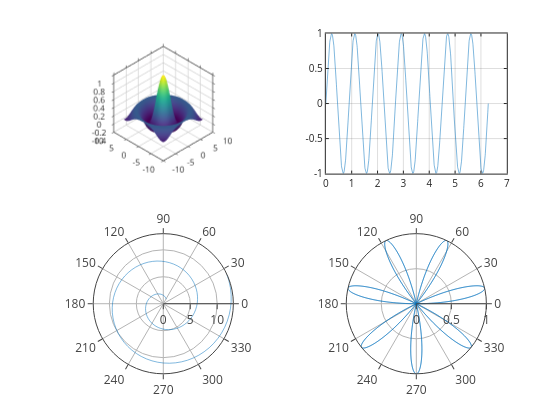

The cell this chart's notebook holds for it:
### Markdown cell above
## Advanced plots using [Plotly](https://github.com/plotly/plotly.js), with zoom, cursors, and hover tooltips (experimental)

### Code cell
graphics_toolkit("plotly")

a = [1:0.1:13];
theta = linspace (0,2*pi,1000);
rho = sin (7*theta);

subplot(2,2,1);
sombrero()
grid on;
box on;

subplot(2,2,2);
plot(theta, rho);
grid on;
box on;

subplot(2,2,3);
polar(a,a)
grid on;
box on;

subplot(2,2,4);
polar(theta, rho);
grid on;
box on;

### Figure 1 — Plotly figure (JSON) as saved in the notebook; plotly's stock layout.template omitted (floating-point values rounded to 4 significant figures; data arrays with more than 128 entries replaced by an {"elided": "..."} marker saying what was removed)
{"data": [{"autocolorscale": "false", "cauto": "false", "cmax": 1, "cmin": -0.2172, "colorscale": {"elided": "256x2 mixed values"}, "contours": {"x": {"highlight": true, "highlightcolor": "rgb(0,0,0)", "highlightwidth": 1, "show": false}, "y": {"highlight": true, "highlightcolor": "rgb(0,0,0)", "highlightwidth": 1, "show": false}, "z": {"highlight": true, "highlightcolor": "rgb(0,0,0)", "highlightwidth": 1, "show": false}}, "name": "", "scene": "scene", "showlegend": false, "showscale": false, "surfacecolor": {"elided": "41x41 float values"}, "type": "surface", "visibility": true, "x": [-8, -7.6, -7.2, -6.8, -6.4, -6, -5.6, -5.2, -4.8, -4.4, -4, -3.6, -3.2, -2.8, -2.4, -2, -1.6, -1.2, -0.8, -0.4, 0, 0.4, 0.8, 1.2, 1.6, 2, 2.4, 2.8, 3.2, 3.6, 4, 4.4, 4.8, 5.2, 5.6, 6, 6.4, 6.8, 7.2, 7.6, 8], "y": [-8, -7.6, -7.2, -6.8, -6.4, -6, -5.6, -5.2, -4.8, -4.4, -4, -3.6, -3.2, -2.8, -2.4, -2, -1.6, -1.2, -0.8, -0.4, 0, 0.4, 0.8, 1.2, 1.6, 2, 2.4, 2.8, 3.2, 3.6, 4, 4.4, 4.8, 5.2, 5.6, 6, 6.4, 6.8, 7.2, 7.6, 8], "z": {"elided": "41x41 float values"}}, {"line": {"color": "rgb(0,113,188)", "dash": "solid", "width": 0.5}, "marker": {"color": "rgb(0,113,188)", "line": {"color": "rgb(0,113,188)"}, "size": 6, "symbol": "none"}, "mode": "lines", "name": "", "showlegend": false, "type": "scatter", "visibility": true, "x": {"elided": "1000 float values"}, "xaxis": "x", "y": {"elided": "1000 float values"}, "yaxis": "y"}, {"line": {"color": "rgb(0,113,188)", "dash": "solid", "width": 0.5}, "marker": {"color": "rgb(0,113,188)", "line": {"color": "rgb(0,113,188)"}, "size": 6, "symbol": "none"}, "mode": "lines", "name": "", "r": [1, 1.1, 1.2, 1.3, 1.4, 1.5, 1.6, 1.7, 1.8, 1.9, 2, 2.1, 2.2, 2.3, 2.4, 2.5, 2.6, 2.7, 2.8, 2.9, 3, 3.1, 3.2, 3.3, 3.4, 3.5, 3.6, 3.7, 3.8, 3.9, 4, 4.1, 4.2, 4.3, 4.4, 4.5, 4.6, 4.7, 4.8, 4.9, 5, 5.1, 5.2, 5.3, 5.4, 5.5, 5.6, 5.7, 5.8, 5.9, 6, 6.1, 6.2, 6.3, 6.4, 6.5, 6.6, 6.7, 6.8, 6.9, 7, 7.1, 7.2, 7.3, 7.4, 7.5, 7.6, 7.7, 7.8, 7.9, 8, 8.1, 8.2, 8.3, 8.4, 8.5, 8.6, 8.7, 8.8, 8.9, 9, 9.1, 9.2, 9.3, 9.4, 9.5, 9.6, 9.7, 9.8, 9.9, 10.0, 10.1, 10.2, 10.3, 10.4, 10.5, 10.6, 10.7, 10.8, 10.9, 11.0, 11.1, 11.2, 11.3, 11.4, 11.5, 11.6, 11.7, 11.8, 11.9, 12, 12.1, 12.2, 12.3, 12.4, 12.5, 12.6, 12.7, 12.8, 12.9, 13], "showlegend": false, "subplot": "polar", "theta": [1, 1.1, 1.2, 1.3, 1.4, 1.5, 1.6, 1.7, 1.8, 1.9, 2, 2.1, 2.2, 2.3, 2.4, 2.5, 2.6, 2.7, 2.8, 2.9, 3, 3.1, -3.083, -2.983, -2.883, -2.783, -2.683, -2.583, -2.483, -2.383, -2.283, -2.183, -2.083, -1.983, -1.883, -1.783, -1.683, -1.583, -1.483, -1.383, -1.283, -1.183, -1.083, -0.9832, -0.8832, -0.7832, -0.6832, -0.5832, -0.4832, -0.3832, -0.2832, -0.1832, -0.08319, 0.01681, 0.1168, 0.2168, 0.3168, 0.4168, 0.5168, 0.6168, 0.7168, 0.8168, 0.9168, 1.017, 1.117, 1.217, 1.317, 1.417, 1.517, 1.617, 1.717, 1.817, 1.917, 2.017, 2.117, 2.217, 2.317, 2.417, 2.517, 2.617, 2.717, 2.817, 2.917, 3.017, 3.117, -3.066, -2.966, -2.866, -2.766, -2.666, -2.566, -2.466, -2.366, -2.266, -2.166, -2.066, -1.966, -1.866, -1.766, -1.666, -1.566, -1.466, -1.366, -1.266, -1.166, -1.066, -0.9664, -0.8664, -0.7664, -0.6664, -0.5664, -0.4664, -0.3664, -0.2664, -0.1664, -0.06637, 0.03363, 0.1336, 0.2336, 0.3336, 0.4336], "thetaunit": "radians", "type": "scatterpolar", "visibility": true}, {"line": {"color": "rgb(0,113,188)", "dash": "solid", "width": 0.5}, "marker": {"color": "rgb(0,113,188)", "line": {"color": "rgb(0,113,188)"}, "size": 6, "symbol": "none"}, "mode": "lines", "name": "", "r": {"elided": "1000 float values"}, "showlegend": false, "subplot": "polar2", "theta": {"elided": "1000 float values"}, "thetaunit": "radians", "type": "scatterpolar", "visibility": true}], "layout": {"height": 420, "hovermode": "closest", "margin": {"b": 0, "l": 0, "r": 0, "t": 0}, "plot_bgcolor": "rgba(0,0,0,0)", "polar": {"angularaxis": {"size": 10, "tickmode": "array", "tickvals": [0, 30, 60, 90, 120, 150, 180, 210, 240, 270, 300, 330]}, "domain": {"x": [0.13, 0.4532], "y": [0.11, 0.4437]}, "radialaxis": {"size": 10, "tickmode": "array", "tickvals": [0, 5, 10, 15]}}, "polar2": {"angularaxis": {"size": 10, "tickmode": "array", "tickvals": [0, 30, 60, 90, 120, 150, 180, 210, 240, 270, 300, 330]}, "domain": {"x": [0.5818, 0.905], "y": [0.11, 0.4437]}, "radialaxis": {"size": 10, "tickmode": "array", "tickvals": [0, 0.5, 1]}}, "scene": {"camera": {"projection": {"type": "orthographic"}}, "domain": {"x": [0.13, 0.4532], "y": [0.5866, 0.9203]}, "xaxis": {"autorange": false, "exponentformat": "none", "gridcolor": "", "gridwidth": 1.5, "linecolor": "rgb(38,38,38)", "linewidth": 1.5, "mirror": "ticks", "range": [10, -10], "showgrid": true, "showline": true, "side": "bottom", "spikedash": "solid", "spikemode": "across", "spikesides": false, "spikethickness": 1, "tickangle": 0, "tickcolor": "rgb(38,38,38)", "tickfont": {"color": "rgb(38,38,38)", "size": 10}, "ticklen": 3, "ticks": "outside", "ticktext": ["-10", "-5", "0", "5", "10"], "tickvals": [-10, -5, 0, 5, 10], "title": {"font": {"color": "rgb(0,0,0)", "size": 11}, "text": ""}, "type": "linear", "visible": true, "zeroline": false}, "yaxis": {"autorange": false, "exponentformat": "none", "gridcolor": "", "gridwidth": 1.5, "linecolor": "rgb(38,38,38)", "linewidth": 1.5, "mirror": "ticks", "range": [10, -10], "showgrid": true, "showline": true, "side": "left", "spikedash": "solid", "spikemode": "across", "spikesides": false, "spikethickness": 1, "tickangle": 0, "tickcolor": "rgb(38,38,38)", "tickfont": {"color": "rgb(38,38,38)", "size": 10}, "ticklen": 3, "ticks": "outside", "ticktext": ["-10", "-5", "0", "5", "10"], "tickvals": [-10, -5, 0, 5, 10], "title": {"font": {"color": "rgb(0,0,0)", "size": 11}, "text": ""}, "type": "linear", "visible": true, "zeroline": false}, "zaxis": {"autorange": false, "exponentformat": "none", "gridcolor": "", "gridwidth": 1.5, "linecolor": "rgb(38,38,38)", "linewidth": 1.5, "mirror": "ticks", "range": [-0.4, 1], "showgrid": true, "showline": true, "side": "none", "spikedash": "solid", "spikemode": "across", "spikesides": false, "spikethickness": 1, "tickangle": 0, "tickcolor": "rgb(38,38,38)", "tickfont": {"color": "rgb(38,38,38)", "size": 10}, "ticklen": 3, "ticks": "outside", "ticktext": ["-0.4", "-0.2", "0", "0.2", "0.4", "0.6", "0.8", "1"], "tickvals": [-0.4, -0.2, 0, 0.2, 0.4, 0.6, 0.8, 1], "title": {"font": {"color": "rgb(0,0,0)", "size": 11}, "text": ""}, "type": "linear", "visible": true, "zeroline": false}}, "showlegend": false, "width": 560, "xaxis": {"anchor": "y", "autorange": false, "domain": [0.5818, 0.905], "exponentformat": "none", "gridcolor": "rgba(38,38,38,0.15)", "gridwidth": 1, "linecolor": "rgb(38,38,38)", "linewidth": 1, "mirror": "ticks", "range": [0, 7], "showgrid": true, "showline": true, "side": "bottom", "spikedash": "solid", "spikemode": "across", "spikesides": false, "spikethickness": 1, "tickangle": 0, "tickcolor": "rgb(38,38,38)", "tickfont": {"color": "rgb(38,38,38)", "size": 10}, "ticklen": 3, "ticks": "inside", "ticktext": ["0", "1", "2", "3", "4", "5", "6", "7"], "tickvals": [0, 1, 2, 3, 4, 5, 6, 7], "title": {"font": {"color": "rgb(0,0,0)", "size": 11}, "text": ""}, "type": "linear", "visible": true, "zeroline": false}, "yaxis": {"anchor": "x", "autorange": false, "domain": [0.5866, 0.9203], "exponentformat": "none", "gridcolor": "rgba(38,38,38,0.15)", "gridwidth": 1, "linecolor": "rgb(38,38,38)", "linewidth": 1, "mirror": "ticks", "range": [-1, 1], "showgrid": true, "showline": true, "side": "left", "spikedash": "solid", "spikemode": "across", "spikesides": false, "spikethickness": 1, "tickangle": 0, "tickcolor": "rgb(38,38,38)", "tickfont": {"color": "rgb(38,38,38)", "size": 10}, "ticklen": 3, "ticks": "inside", "ticktext": ["-1", "-0.5", "0", "0.5", "1"], "tickvals": [-1, -0.5, 0, 0.5, 1], "title": {"font": {"color": "rgb(0,0,0)", "size": 11}, "text": ""}, "type": "linear", "visible": true, "zeroline": false}}}
